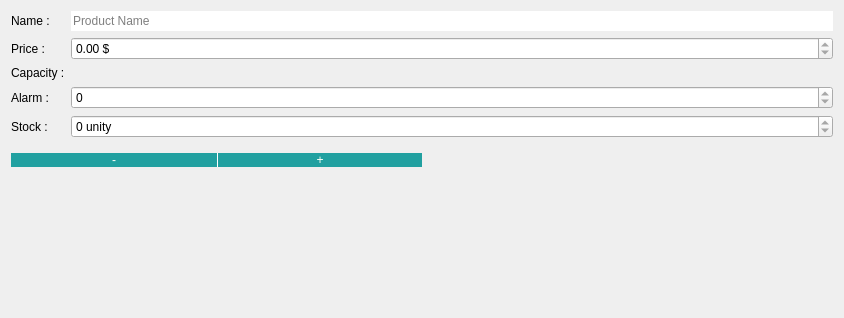
<?xml version="1.0" encoding="UTF-8"?>
<ui version="4.0">
 <class>ProductFormWidget</class>
 <widget class="QWidget" name="ProductFormWidget">
  <property name="geometry">
   <rect>
    <x>0</x>
    <y>0</y>
    <width>844</width>
    <height>318</height>
   </rect>
  </property>
  <property name="windowTitle">
   <string>Form</string>
  </property>
  <layout class="QVBoxLayout" name="verticalLayout">
   <item>
    <layout class="QFormLayout" name="layout_form">
     <item row="1" column="0">
      <widget class="QLabel" name="label_name">
       <property name="text">
        <string>Name :</string>
       </property>
      </widget>
     </item>
     <item row="1" column="1">
      <widget class="QLineEdit" name="line_name">
       <property name="frame">
        <bool>false</bool>
       </property>
       <property name="readOnly">
        <bool>true</bool>
       </property>
       <property name="placeholderText">
        <string>Product Name</string>
       </property>
      </widget>
     </item>
     <item row="2" column="0">
      <widget class="QLabel" name="label_price">
       <property name="text">
        <string>Price :</string>
       </property>
      </widget>
     </item>
     <item row="2" column="1">
      <widget class="QDoubleSpinBox" name="spin_price">
       <property name="readOnly">
        <bool>true</bool>
       </property>
       <property name="suffix">
        <string> $</string>
       </property>
       <property name="maximum">
        <double>500.000000000000000</double>
       </property>
      </widget>
     </item>
     <item row="3" column="0">
      <widget class="QLabel" name="label_capacity">
       <property name="text">
        <string>Capacity :</string>
       </property>
      </widget>
     </item>
     <item row="4" column="0">
      <widget class="QLabel" name="label_alarm">
       <property name="text">
        <string>Alarm :</string>
       </property>
      </widget>
     </item>
     <item row="4" column="1">
      <widget class="QSpinBox" name="spin_alarm">
       <property name="wrapping">
        <bool>false</bool>
       </property>
       <property name="frame">
        <bool>true</bool>
       </property>
       <property name="readOnly">
        <bool>true</bool>
       </property>
       <property name="buttonSymbols">
        <enum>QAbstractSpinBox::UpDownArrows</enum>
       </property>
       <property name="specialValueText">
        <string/>
       </property>
       <property name="accelerated">
        <bool>true</bool>
       </property>
       <property name="showGroupSeparator" stdset="0">
        <bool>false</bool>
       </property>
       <property name="suffix">
        <string/>
       </property>
       <property name="prefix">
        <string/>
       </property>
       <property name="maximum">
        <number>50000</number>
       </property>
      </widget>
     </item>
     <item row="5" column="0">
      <widget class="QLabel" name="label_stock">
       <property name="text">
        <string>Stock :</string>
       </property>
      </widget>
     </item>
     <item row="5" column="1">
      <widget class="QSpinBox" name="spin_stock">
       <property name="readOnly">
        <bool>true</bool>
       </property>
       <property name="suffix">
        <string> unity</string>
       </property>
       <property name="prefix">
        <string/>
       </property>
       <property name="maximum">
        <number>999999</number>
       </property>
      </widget>
     </item>
    </layout>
   </item>
   <item>
    <widget class="QFrame" name="frame">
     <property name="frameShape">
      <enum>QFrame::NoFrame</enum>
     </property>
     <property name="frameShadow">
      <enum>QFrame::Raised</enum>
     </property>
     <layout class="QHBoxLayout" name="layout_table">
      <property name="spacing">
       <number>0</number>
      </property>
      <property name="leftMargin">
       <number>0</number>
      </property>
      <property name="rightMargin">
       <number>0</number>
      </property>
      <item>
       <widget class="QFrame" name="frame_2">
        <property name="frameShape">
         <enum>QFrame::NoFrame</enum>
        </property>
        <property name="frameShadow">
         <enum>QFrame::Raised</enum>
        </property>
        <layout class="QVBoxLayout" name="verticalLayout_2">
         <property name="leftMargin">
          <number>0</number>
         </property>
         <property name="topMargin">
          <number>0</number>
         </property>
         <property name="rightMargin">
          <number>0</number>
         </property>
         <item>
          <widget class="QFrame" name="frame_table_button">
           <property name="styleSheet">
            <string notr="true">QPushButton
{
    border:none;
    font: 18pt 'Open Sans';
    color:rgb(252, 255, 247);
    background-color: rgb(33, 160, 160);
}

QPushButton:hover
{
    background-color: rgba(33, 160, 160,200);
}

QPushButton:pressed
{
    background-color: rgb(4, 95, 92);
}</string>
           </property>
           <property name="frameShape">
            <enum>QFrame::NoFrame</enum>
           </property>
           <property name="frameShadow">
            <enum>QFrame::Raised</enum>
           </property>
           <layout class="QHBoxLayout" name="horizontalLayout">
            <property name="spacing">
             <number>0</number>
            </property>
            <property name="leftMargin">
             <number>0</number>
            </property>
            <property name="topMargin">
             <number>0</number>
            </property>
            <property name="rightMargin">
             <number>0</number>
            </property>
            <property name="bottomMargin">
             <number>0</number>
            </property>
            <item>
             <widget class="QPushButton" name="button_remove">
              <property name="text">
               <string>-</string>
              </property>
             </widget>
            </item>
            <item>
             <widget class="QPushButton" name="button_append">
              <property name="styleSheet">
               <string notr="true">border-left:1px solid white;</string>
              </property>
              <property name="text">
               <string>+</string>
              </property>
             </widget>
            </item>
           </layout>
          </widget>
         </item>
         <item>
          <spacer name="verticalSpacer_2">
           <property name="orientation">
            <enum>Qt::Vertical</enum>
           </property>
           <property name="sizeHint" stdset="0">
            <size>
             <width>20</width>
             <height>40</height>
            </size>
           </property>
          </spacer>
         </item>
        </layout>
       </widget>
      </item>
      <item>
       <widget class="QFrame" name="frame_table">
        <property name="frameShape">
         <enum>QFrame::NoFrame</enum>
        </property>
        <property name="frameShadow">
         <enum>QFrame::Raised</enum>
        </property>
       </widget>
      </item>
     </layout>
    </widget>
   </item>
   <item>
    <spacer name="verticalSpacer">
     <property name="orientation">
      <enum>Qt::Vertical</enum>
     </property>
     <property name="sizeHint" stdset="0">
      <size>
       <width>20</width>
       <height>40</height>
      </size>
     </property>
    </spacer>
   </item>
  </layout>
 </widget>
 <resources/>
 <connections/>
</ui>
